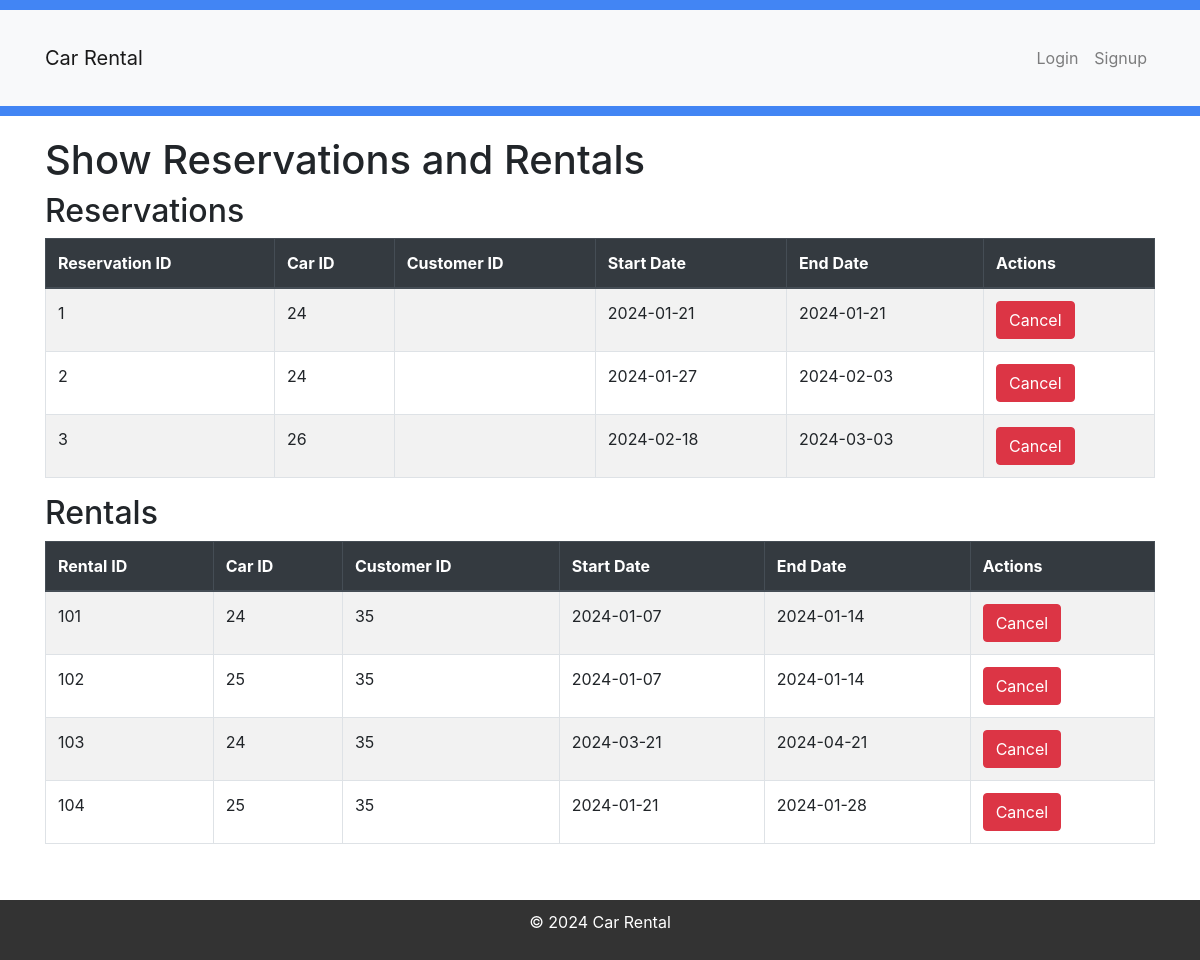
Page /car-rental2/pages/admin_pages/view-rentals.php on the earlier database version.
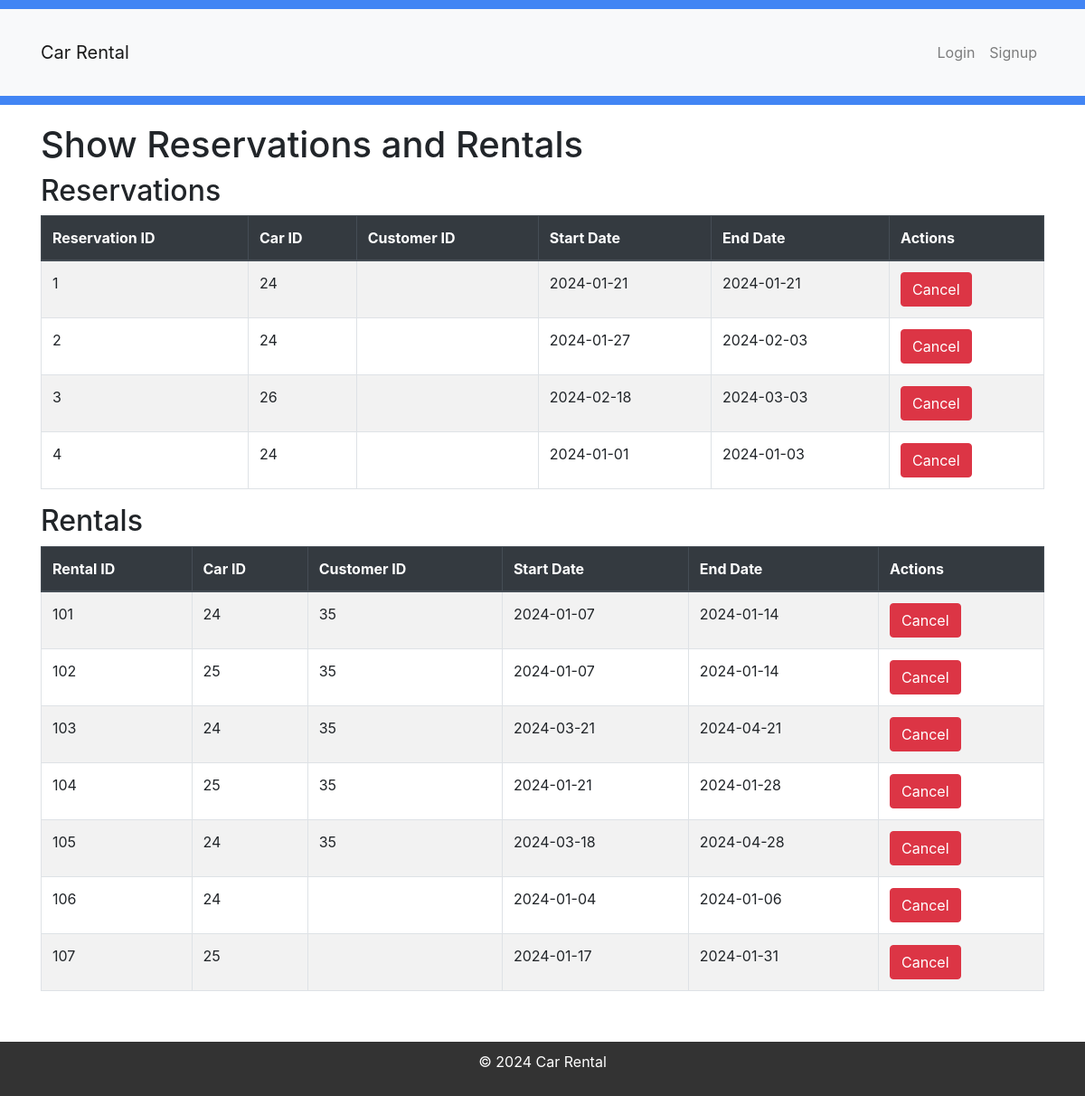
Same page on the later database version.
### tables this page shows
CREATE TABLE `reservations` (
  `StartDate` date NOT NULL,
  `EndDate` date NOT NULL,
  `CarID` int(11) DEFAULT NULL,
  `ReservationID` int(11) NOT NULL,
  `CustomerID` int(11) DEFAULT NULL,
  `Firstname` varchar(255) NOT NULL,
  `LastName` varchar(255) NOT NULL
);

CREATE TABLE `rentals` (
  `RentalID` int(11) NOT NULL,
  `StartDate` date NOT NULL,
  `CustomerID` int(11) DEFAULT NULL,
  `CarID` int(11) DEFAULT NULL,
  `EndDate` date NOT NULL,
  `Cost` decimal(10,2) NOT NULL,
  `EmployeeID` int(11) DEFAULT NULL,
  `PickUpLocation` varchar(255) NOT NULL,
  `RentperiodDays` varchar(255) NOT NULL,
  `name` varchar(255) NOT NULL,
  `LastName` varchar(255) NOT NULL
);

### car-rental2/classes/Car.php (called while the page is built, shortened)
<?php
require_once('Database.php');
class Car {
    private $db;
    public function __construct(Database $database) {
        $this->db = $database;
    }
    public function getAllReservations() {
        $sql = "SELECT * FROM reservations";
        $result = $this->db->query($sql);
        return ($result instanceof PDOStatement) ? $result->fetchAll(PDO::FETCH_ASSOC) : [];
    }
    public function getAllRentals() {
        $sql = "SELECT * FROM rentals";
        $result = $this->db->query($sql);
        return ($result instanceof PDOStatement) ? $result->fetchAll(PDO::FETCH_ASSOC) : [];
    }
}
?>

### car-rental2/classes/Database.php (called while the page is built, shortened)
<?php
class Database {
    private $conn;
    public function __construct() {
        try {
            $dsn = "mysql:host=" . DB_HOST . ";dbname=" . DB_NAME . ";port=" . DB_PORT;
            $options = [
                PDO::ATTR_ERRMODE            => PDO::ERRMODE_EXCEPTION,
                PDO::ATTR_DEFAULT_FETCH_MODE => PDO::FETCH_ASSOC,
                PDO::ATTR_EMULATE_PREPARES   => false,
            ];
            $this->conn = new PDO($dsn, DB_USER, DB_PASSWORD, $options);
        } catch (PDOException $e) {
            die("Connection failed: " . $e->getMessage());
        }
    }
    public function query($sql, $params = []) {
        $stmt = $this->conn->prepare($sql);
        $stmt->execute($params);
        return $stmt;
    }
}
?>

### car-rental2/pages/admin_pages/view-rentals.php (the view, shortened to what this page needs)
<!DOCTYPE html>
<html lang="en">
<head>
    <link rel="stylesheet" href="../../assets/css/style.css">
    <link rel="stylesheet" href="https://stackpath.bootstrapcdn.com/bootstrap/4.5.2/css/bootstrap.min.css">
</head>
<body>
    <?php include('../../includes/header.php'); ?>
    <div class="container">
        <h1>Show Reservations and Rentals</h1>
        <?php
        require_once('../../classes/Car.php');
        $car = new Car($database);
        $reservations = $car->getAllReservations();
        $rentals = $car->getAllRentals();
        if (!empty($reservations)) {
            echo '<h2>Reservations</h2>';
            echo '<table class="table table-bordered table-striped">';
            echo '<thead class="thead-dark">';
            echo '<tr>';
            echo '<th scope="col">Reservation ID</th>';
            echo '<th scope="col">Car ID</th>';
            echo '<th scope="col">Customer ID</th>';
            echo '<th scope="col">Start Date</th>';
            echo '<th scope="col">End Date</th>';
            echo '<th scope="col">Actions</th>';
            echo '</tr>';
            echo '</thead>';
            echo '<tbody>';
            foreach ($reservations as $reservation) {
                echo '<tr>';
                echo '<td>' . $reservation['ReservationID'] . '</td>';
                echo '<td>' . $reservation['CarID'] . '</td>';
                echo '<td>' . $reservation['CustomerID'] . '</td>';
                echo '<td>' . $reservation['StartDate'] . '</td>';
                echo '<td>' . $reservation['EndDate'] . '</td>';
                echo '<td><form method="post"><button type="submit" name="cancel_reservation" value="' . $reservation['ReservationID'] . '" class="btn btn-danger">Cancel</button></form></td>';
                echo '</tr>';
            }
            echo '</tbody>';
            echo '</table>';
        } else {
            echo '<p>No reservations found.</p>';
        }
        if (!empty($rentals)) {
            echo '<h2>Rentals</h2>';
            echo '<table class="table table-bordered table-striped">';
            echo '<thead class="thead-dark">';
            echo '<tr>';
            echo '<th scope="col">Rental ID</th>';
            echo '<th scope="col">Car ID</th>';
            echo '<th scope="col">Customer ID</th>';
            echo '<th scope="col">Start Date</th>';
            echo '<th scope="col">End Date</th>';
            echo '<th scope="col">Actions</th>';
            echo '</tr>';
            echo '</thead>';
            echo '<tbody>';
            foreach ($rentals as $rental) {
                echo '<tr>';
                echo '<td>' . $rental['RentalID'] . '</td>';
                echo '<td>' . $rental['CarID'] . '</td>';
                echo '<td>' . $rental['CustomerID'] . '</td>';
                echo '<td>' . $rental['StartDate'] . '</td>';
                echo '<td>' . $rental['EndDate'] . '</td>';
                echo '<td><form method="post"><button type="submit" name="cancel_rental" value="' . $rental['RentalID'] . '" class="btn btn-danger">Cancel</button></form></td>';
                echo '</tr>';
            }
            echo '</tbody>';
            echo '</table>';
        } else {
            echo '<p>No rentals found.</p>';
        }
        ?>
    </div>
    <?php include('../../includes/footer.php'); ?>
</body>
</html>

### car-rental2/includes/header.php (shortened to what this page needs)
<!DOCTYPE html>
<html lang="en">
<head>
    <link rel="stylesheet" href="../assets/css/style.css">
    <link rel="stylesheet" href="https://stackpath.bootstrapcdn.com/bootstrap/4.5.2/css/bootstrap.min.css">
</head>
<body>
    <header>
        <nav class="navbar navbar-expand-lg navbar-light bg-light">
            <div class="container">
                <a class="navbar-brand" href="/car-rental2/index.php">Car Rental</a>
                <div class="collapse navbar-collapse" id="navbarNav">
                    <ul class="navbar-nav ml-auto">
                        <?php
                        if (isset($_SESSION['user'])) {
                            echo '<li class="nav-item"><a class="nav-link" href="/car-rental2/pages/login_pages/logout.php">Logout</a></li>';
                        } else {
                            echo '<li class="nav-item"><a class="nav-link" href="/car-rental2/pages/login_pages/login.php">Login</a></li>';
                            echo '<li class="nav-item"><a class="nav-link" href="/car-rental2/pages/login_pages/signup.php">Signup</a></li>';
                        }
                        ?>
                    </ul>
                </div>
            </div>
        </nav>
    </header>
</body>
</html>

### car-rental2/includes/footer.php (shortened to what this page needs)
<footer>
    <p>&copy; <?php echo date("Y"); ?> Car Rental</p>
</footer>
</body>
</html>

### car-rental2/assets/css/style.css (style rules this page uses)
body, h1, h2, h3, p, ul, li { margin: 0; padding: 0; }
.container { max-width: 1200px; margin: 0 auto; padding: 20px; }
header { background-color: #4285f4; color: #fff; padding: 10px 0; }
footer { margin-top: 20px; background-color: #333; color: #fff; padding: 10px 0; text-align: center; }

Differences in the rows shown:
added reservations: ReservationID "4", CarID "24", StartDate "2024-01-01", EndDate "2024-01-03"
added rentals: RentalID "105", CarID "24", CustomerID "35", StartDate "2024-03-18", EndDate "2024-04-28"
added rentals: RentalID "106", CarID "24", StartDate "2024-01-04", EndDate "2024-01-06"
added rentals: RentalID "107", CarID "25", StartDate "2024-01-17", EndDate "2024-01-31"
